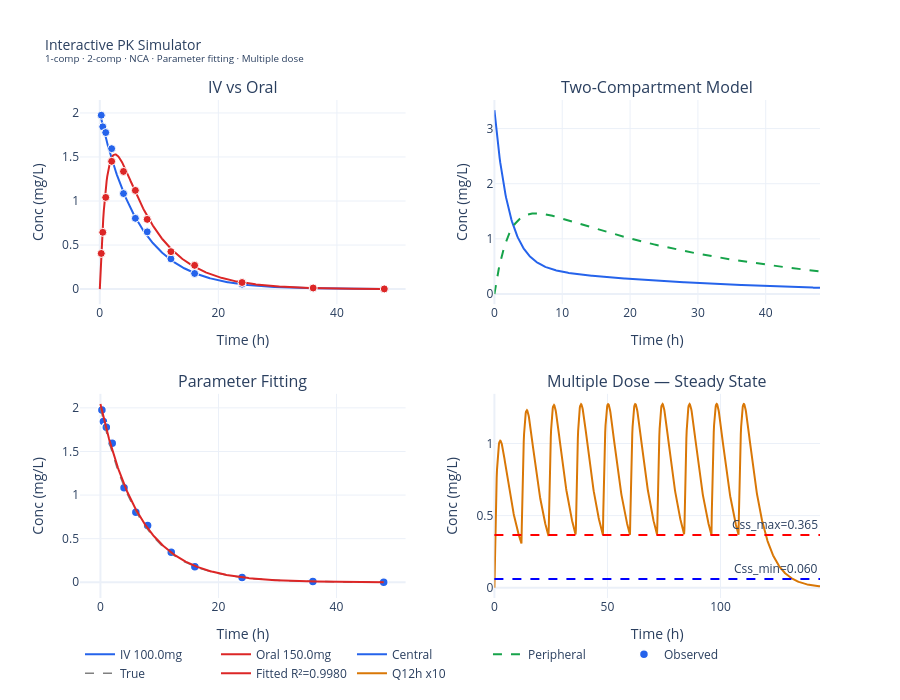

Notebook code for this chart:
### Markdown cell above
---
## 7. Interactive Plotly Dashboard

### Code cell
fig_p = make_subplots(
    rows=2, cols=2,
    subplot_titles=('IV vs Oral', 'Two-Compartment Model',
                    'Parameter Fitting', 'Multiple Dose — Steady State'),
    vertical_spacing=0.18, horizontal_spacing=0.12
)

# IV vs Oral
for y, name, color, obs in [
    (C_iv, f'IV {DOSE_IV}mg', BLUE, C_iv_noisy),
    (C_po, f'Oral {DOSE_PO}mg', RED, C_po_noisy)
]:
    fig_p.add_trace(go.Scatter(x=t, y=y, mode='lines', name=name,
        line=dict(color=color, width=2),
        hovertemplate='%{x:.1f}h: %{y:.4f}mg/L<extra>'+name+'</extra>'),
        row=1, col=1)
    fig_p.add_trace(go.Scatter(x=t_obs, y=obs, mode='markers',
        marker=dict(color=color, size=8, line=dict(color='white',width=1)),
        showlegend=False,
        hovertemplate='%{x:.1f}h: %{y:.4f}mg/L<extra>'+name+' obs</extra>'),
        row=1, col=1)

# 2-comp
fig_p.add_trace(go.Scatter(x=t, y=C_2c, mode='lines', name='Central',
    line=dict(color=BLUE, width=2),
    hovertemplate='%{x:.1f}h: %{y:.4f}mg/L<extra>Central</extra>'),
    row=1, col=2)
fig_p.add_trace(go.Scatter(x=t, y=C_2p, mode='lines', name='Peripheral',
    line=dict(color=GREEN, width=2, dash='dash'),
    hovertemplate='%{x:.1f}h: %{y:.4f}mg/L<extra>Peripheral</extra>'),
    row=1, col=2)

# Fitting
fig_p.add_trace(go.Scatter(x=t_obs, y=C_iv_noisy, mode='markers',
    name='Observed', marker=dict(color=BLUE, size=9,
    line=dict(color='white',width=1.5)),
    hovertemplate='%{x:.1f}h: %{y:.4f}mg/L<extra>Observed</extra>'),
    row=2, col=1)
fig_p.add_trace(go.Scatter(x=t, y=C_iv, mode='lines', name='True',
    line=dict(color='gray', width=1.5, dash='dash')), row=2, col=1)
fig_p.add_trace(go.Scatter(x=t, y=C_fitted, mode='lines',
    name=f'Fitted R²={r2_fit:.4f}',
    line=dict(color=RED, width=2),
    hovertemplate='%{x:.1f}h: %{y:.4f}mg/L<extra>Fitted</extra>'),
    row=2, col=1)

# Multiple dose
fig_p.add_trace(go.Scatter(x=t_md, y=C_md, mode='lines',
    name=f'Q{INTERVAL:.0f}h x{N_DOSES}',
    line=dict(color=AMBER, width=2),
    hovertemplate='%{x:.1f}h: %{y:.4f}mg/L<extra>Multi-dose</extra>'),
    row=2, col=2)
fig_p.add_hline(y=Css_max, line_dash='dash', line_color='red',
                annotation_text=f'Css_max={Css_max:.3f}', row=2, col=2)
fig_p.add_hline(y=Css_min, line_dash='dash', line_color='blue',
                annotation_text=f'Css_min={Css_min:.3f}', row=2, col=2)

for r, c in [(1,1),(1,2),(2,1),(2,2)]:
    fig_p.update_xaxes(title_text='Time (h)', row=r, col=c)
    fig_p.update_yaxes(title_text='Conc (mg/L)', row=r, col=c)

fig_p.update_layout(
    title=dict(text='Interactive PK Simulator<br><sup>1-comp · 2-comp · NCA · Parameter fitting · Multiple dose</sup>',
               font=dict(size=14)),
    height=700, template='plotly_white',
    legend=dict(orientation='h', yanchor='bottom', y=-0.18, x=0)
)
fig_p.show()
fig_p.write_html('pk_dashboard.html')
print('Saved: pk_dashboard.html')

### Figure 1 — Plotly figure (JSON) as saved in the notebook; plotly's stock layout.template omitted (floating-point values rounded to 4 significant figures; data arrays with more than 128 entries replaced by an {"elided": "..."} marker saying what was removed)
{"data": [{"hovertemplate": "%{x:.1f}h: %{y:.4f}mg/L<extra>IV 100.0mg</extra>", "line": {"color": "#2563EB", "width": 2}, "mode": "lines", "name": "IV 100.0mg", "type": "scatter", "x": {"elided": "500 float values"}, "xaxis": "x", "y": {"elided": "500 float values"}, "yaxis": "y"}, {"hovertemplate": "%{x:.1f}h: %{y:.4f}mg/L<extra>IV 100.0mg obs</extra>", "marker": {"color": "#2563EB", "line": {"color": "white", "width": 1}, "size": 8}, "mode": "markers", "showlegend": false, "type": "scatter", "x": [0.25, 0.5, 1.0, 2.0, 4.0, 6.0, 8.0, 12.0, 16.0, 24.0, 36.0, 48.0], "xaxis": "x", "y": [1.974, 1.843, 1.777, 1.594, 1.085, 0.8036, 0.65, 0.3433, 0.1772, 0.05613, 0.008824, 0.001458], "yaxis": "y"}, {"hovertemplate": "%{x:.1f}h: %{y:.4f}mg/L<extra>Oral 150.0mg</extra>", "line": {"color": "#DC2626", "width": 2}, "mode": "lines", "name": "Oral 150.0mg", "type": "scatter", "x": {"elided": "500 float values"}, "xaxis": "x", "y": {"elided": "500 float values"}, "yaxis": "y"}, {"hovertemplate": "%{x:.1f}h: %{y:.4f}mg/L<extra>Oral 150.0mg obs</extra>", "marker": {"color": "#DC2626", "line": {"color": "white", "width": 1}, "size": 8}, "mode": "markers", "showlegend": false, "type": "scatter", "x": [0.25, 0.5, 1.0, 2.0, 4.0, 6.0, 8.0, 12.0, 16.0, 24.0, 36.0, 48.0], "xaxis": "x", "y": [0.4049, 0.6447, 1.041, 1.45, 1.336, 1.12, 0.7918, 0.4253, 0.2696, 0.07481, 0.01255, 0.00192], "yaxis": "y"}, {"hovertemplate": "%{x:.1f}h: %{y:.4f}mg/L<extra>Central</extra>", "line": {"color": "#2563EB", "width": 2}, "mode": "lines", "name": "Central", "type": "scatter", "x": {"elided": "500 float values"}, "xaxis": "x2", "y": {"elided": "500 float values"}, "yaxis": "y2"}, {"hovertemplate": "%{x:.1f}h: %{y:.4f}mg/L<extra>Peripheral</extra>", "line": {"color": "#16A34A", "dash": "dash", "width": 2}, "mode": "lines", "name": "Peripheral", "type": "scatter", "x": {"elided": "500 float values"}, "xaxis": "x2", "y": {"elided": "500 float values"}, "yaxis": "y2"}, {"hovertemplate": "%{x:.1f}h: %{y:.4f}mg/L<extra>Observed</extra>", "marker": {"color": "#2563EB", "line": {"color": "white", "width": 1.5}, "size": 9}, "mode": "markers", "name": "Observed", "type": "scatter", "x": [0.25, 0.5, 1.0, 2.0, 4.0, 6.0, 8.0, 12.0, 16.0, 24.0, 36.0, 48.0], "xaxis": "x3", "y": [1.974, 1.843, 1.777, 1.594, 1.085, 0.8036, 0.65, 0.3433, 0.1772, 0.05613, 0.008824, 0.001458], "yaxis": "y3"}, {"line": {"color": "gray", "dash": "dash", "width": 1.5}, "mode": "lines", "name": "True", "type": "scatter", "x": {"elided": "500 float values"}, "xaxis": "x3", "y": {"elided": "500 float values"}, "yaxis": "y3"}, {"hovertemplate": "%{x:.1f}h: %{y:.4f}mg/L<extra>Fitted</extra>", "line": {"color": "#DC2626", "width": 2}, "mode": "lines", "name": "Fitted R²=0.9980", "type": "scatter", "x": {"elided": "500 float values"}, "xaxis": "x3", "y": {"elided": "500 float values"}, "yaxis": "y3"}, {"hovertemplate": "%{x:.1f}h: %{y:.4f}mg/L<extra>Multi-dose</extra>", "line": {"color": "#D97706", "width": 2}, "mode": "lines", "name": "Q12h x10", "type": "scatter", "x": {"elided": "1000 float values"}, "xaxis": "x4", "y": {"elided": "1000 float values"}, "yaxis": "y4"}], "layout": {"annotations": [{"font": {"size": 16}, "showarrow": false, "text": "IV vs Oral", "x": 0.22, "xanchor": "center", "xref": "paper", "y": 1, "yanchor": "bottom", "yref": "paper"}, {"font": {"size": 16}, "showarrow": false, "text": "Two-Compartment Model", "x": 0.78, "xanchor": "center", "xref": "paper", "y": 1, "yanchor": "bottom", "yref": "paper"}, {"font": {"size": 16}, "showarrow": false, "text": "Parameter Fitting", "x": 0.22, "xanchor": "center", "xref": "paper", "y": 0.41, "yanchor": "bottom", "yref": "paper"}, {"font": {"size": 16}, "showarrow": false, "text": "Multiple Dose — Steady State", "x": 0.78, "xanchor": "center", "xref": "paper", "y": 0.41, "yanchor": "bottom", "yref": "paper"}, {"showarrow": false, "text": "Css_max=0.365", "x": 1, "xanchor": "right", "xref": "x4 domain", "y": 0.3655, "yanchor": "bottom", "yref": "y4"}, {"showarrow": false, "text": "Css_min=0.060", "x": 1, "xanchor": "right", "xref": "x4 domain", "y": 0.06041, "yanchor": "bottom", "yref": "y4"}], "height": 700, "legend": {"orientation": "h", "x": 0, "y": -0.18, "yanchor": "bottom"}, "shapes": [{"line": {"color": "red", "dash": "dash"}, "type": "line", "x0": 0, "x1": 1, "xref": "x4 domain", "y0": 0.3655, "y1": 0.3655, "yref": "y4"}, {"line": {"color": "blue", "dash": "dash"}, "type": "line", "x0": 0, "x1": 1, "xref": "x4 domain", "y0": 0.06041, "y1": 0.06041, "yref": "y4"}], "title": {"font": {"size": 14}, "text": "Interactive PK Simulator<br><sup>1-comp · 2-comp · NCA · Parameter fitting · Multiple dose</sup>"}, "xaxis": {"anchor": "y", "domain": [0, 0.44], "title": {"text": "Time (h)"}}, "xaxis2": {"anchor": "y2", "domain": [0.56, 1], "title": {"text": "Time (h)"}}, "xaxis3": {"anchor": "y3", "domain": [0, 0.44], "title": {"text": "Time (h)"}}, "xaxis4": {"anchor": "y4", "domain": [0.56, 1], "title": {"text": "Time (h)"}}, "yaxis": {"anchor": "x", "domain": [0.59, 1], "title": {"text": "Conc (mg/L)"}}, "yaxis2": {"anchor": "x2", "domain": [0.59, 1], "title": {"text": "Conc (mg/L)"}}, "yaxis3": {"anchor": "x3", "domain": [0, 0.41], "title": {"text": "Conc (mg/L)"}}, "yaxis4": {"anchor": "x4", "domain": [0, 0.41], "title": {"text": "Conc (mg/L)"}}}}
